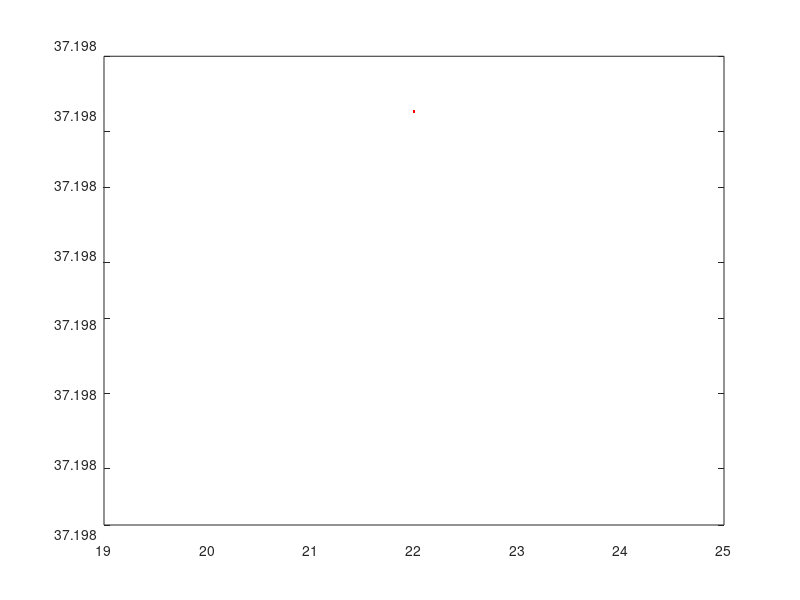

Write MATLAB code to recreate this figure.
z=1i*(5-3i)*3/0.5+4;
S=sqrt(1+z.^2);

JJ=200;
S2=2*(1+z.^2/2);
SS=zeros(size(z,2),JJ);
for jj=1:JJ
   S1=2*(1+z.^2/2)-z.^4./4./S2;
   S2=S1;
   SS(:,jj)= S1';
 end
S_C=1+z.^2/2-z.^4./4./S1;

plot(z,abs(S),'b-',z,abs(S_C),'r')
abs(SS);
